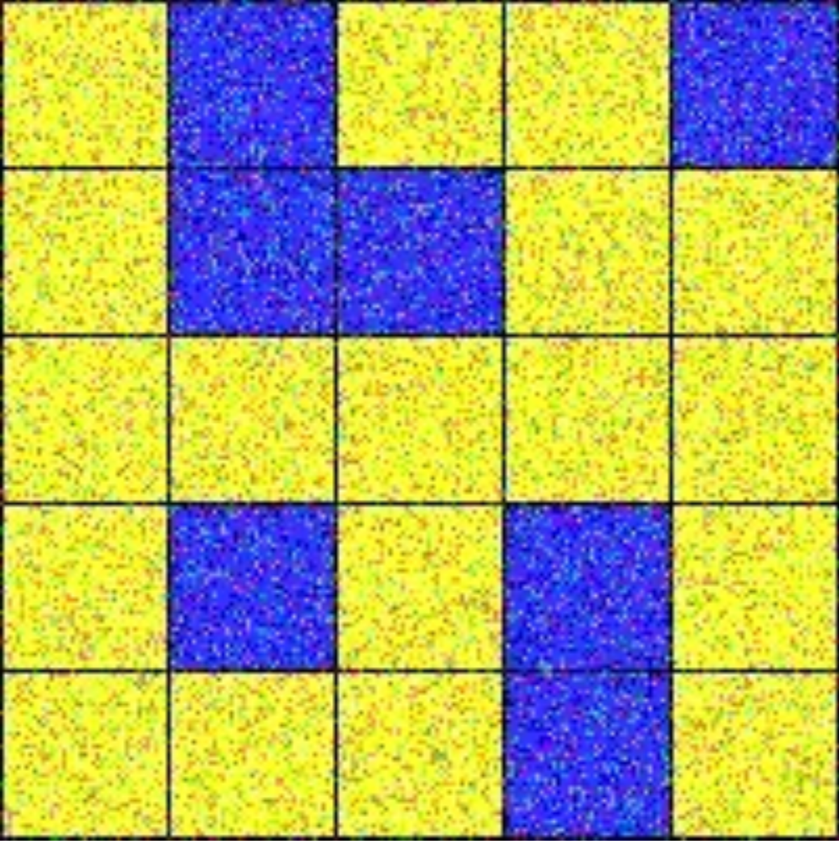
#> input picture grid.png, 839 x 841 px, shrunk from 1196 x 1198 before the run, found by its file name
$ jupyter execute Path.ipynb
#> lines starting #> are read from the running program, lines starting #| are printed output that depends on the picture; after the words box and inside, x2 and y2 are one past the last pixel; in counts of white or black regions, pixels touching at a corner belong together
<a href="https://colab.research.google.com/github/amittall/Awesome_Robotics_Club_Anushree_230178/blob/main/Task7_PartB/Path.ipynb" target="_parent"></a>

[cell 1]
import cv2
import numpy as np

def convert_image_to_grid_array(image_path, grid_rows, grid_cols):
    # Load the image
#> called with image_path = '/content/grid.png', grid_rows = 5, grid_cols = 5
    image = cv2.imread(image_path, cv2.IMREAD_GRAYSCALE)
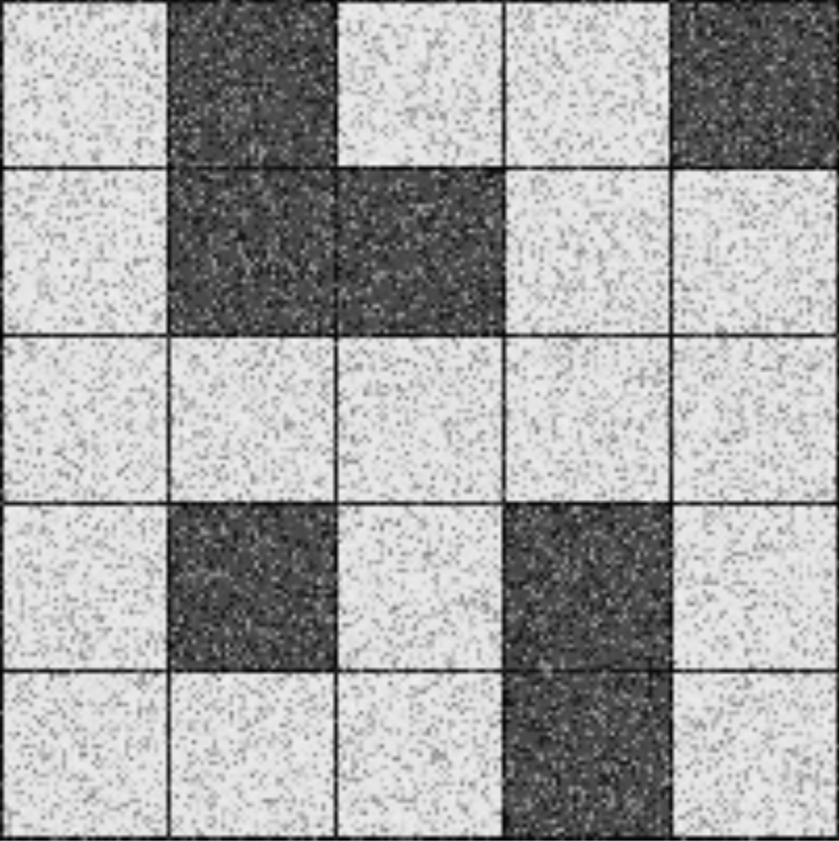
#> image: shape (841, 839); min 0, max 245, mean 167.5

    # Apply binary thresholding to make the image black and white
    _, thresholded = cv2.threshold(image, 127, 255, cv2.THRESH_BINARY_INV)
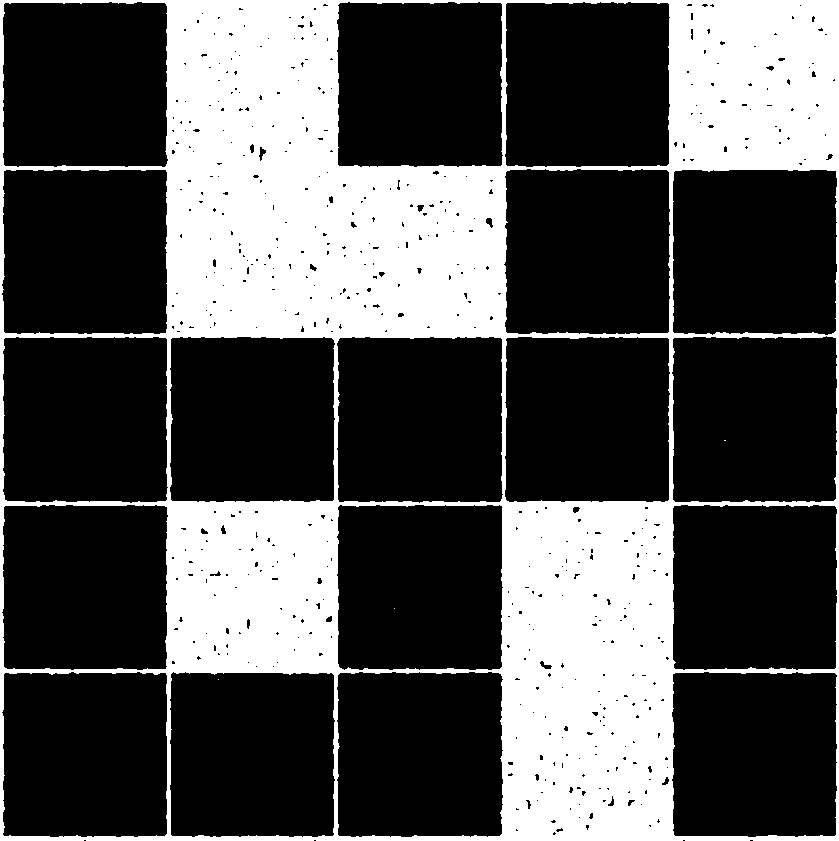
#> thresholded: shape (841, 839); 31.7% white; 4 white regions (3 under 20 px), largest, box (x1, y1, x2, y2) and area: (0, 0, 839, 841) 223934

    # Calculate the size of each cell
    cell_height, cell_width = image.shape[0] // grid_rows, image.shape[1] // grid_cols
#> cell_height = 168; cell_width = 167

    # Initialize the grid array
    grid_array = np.zeros((grid_rows, grid_cols), dtype=int)

    # Analyze each cell
    for row in range(grid_rows):
        for col in range(grid_cols):
            # Determine the start and end points of the cell
            start_y, start_x = row * cell_height, col * cell_width
            end_y, end_x = start_y + cell_height, start_x + cell_width

            # Extract the cell using slicing
            cell = thresholded[start_y:end_y, start_x:end_x]

            # Determine if the cell is predominantly black (obstacle)
            if np.count_nonzero(cell) > (cell_height * cell_width) // 2:
                grid_array[row, col] = 1  # Mark as obstacle
#> after the loop, grid_array = [[0, 1, 0, 0, 1], [0, 1, 1, 0, 0], [0, 0, 0, 0, 0], [0, 1, 0, 1, 0], [0, 0, 0, 1, 0]]

    return grid_array

# Path to your grid image
image_path = '/content/grid.png'
grid_rows, grid_cols = 5, 5  # Adjust based on your grid's dimension

# Convert the image to a grid array
grid_array = convert_image_to_grid_array(image_path, grid_rows, grid_cols)

print(grid_array)
#| [[0 1 0 0 1]
#|  [0 1 1 0 0]
#|  [0 0 0 0 0]
#|  [0 1 0 1 0]
#|  [0 0 0 1 0]]

[cell 2]
#import cv2
import numpy as np
from queue import Queue

def bfs(grid, start, goal):
#> called with grid = array of shape (5, 5), start = (0, 0), goal = (4, 4)
    directions = [(0, -1), (1, 0), (0, 1), (-1, 0)]  # Movement directions: up, down, left, right
    visited = set([start])
    queue = Queue()
    queue.put((start, [start]))  # Store current position and path so far FIFO

    while not queue.empty():
        current, path = queue.get()
        if current == goal:
            # Adjust path to be 1-based before returning
            return [(x+1, y+1) for (x, y) in path]

        for dx, dy in directions:
            next_pos = (current[0] + dx, current[1] + dy)
            if (0 <= next_pos[0] < grid.shape[0] and
                0 <= next_pos[1] < grid.shape[1] and
                grid[next_pos[1], next_pos[0]] == 0 and  # Corrected grid indexing
                next_pos not in visited):

                visited.add(next_pos)
                queue.put((next_pos, path + [next_pos]))

    return None  # If no path found

# Assuming 'grid' is defined
# Adjust 'start' and 'goal' to be 0-based for Python indexing
adjusted_start = (0, 0)  # Adjust for Python's 0-based indexing
adjusted_goal = (4, 4)  # Adjust for Python's 0-based indexing

# Call BFS with adjusted start and goal
path = bfs(grid_array, adjusted_start, adjusted_goal)
#> path = [(1, 1), (1, 2), (1, 3), (2, 3), (3, 3), (4, 3), (5, 3), (5, 4), (5, 5)]
print("Binary grid representation (0: free, 1: obstacle):")
print(grid_array)
#| [[0 1 0 0 1]
#|  [0 1 1 0 0]
#|  [0 0 0 0 0]
#|  [0 1 0 1 0]
#|  [0 0 0 1 0]]
if path:
    print("Shortest path from start to goal (1-based indexing):", path)
#| Shortest path from start to goal (1-based indexing): [(1, 1), (1, 2), (1, 3), (2, 3), (3, 3), (4, 3), (5, 3), (5, 4), (5, 5)]
else:
    print("No path found.")
